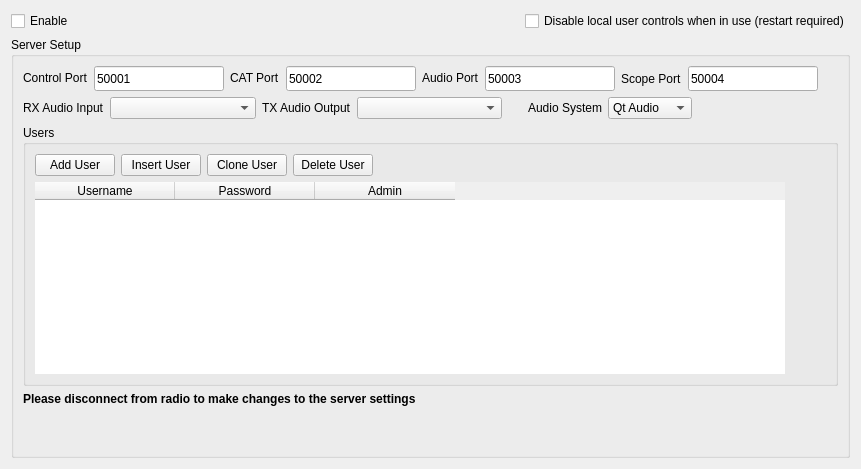
       <widget class="QWidget" name="radioServer">
        <layout class="QVBoxLayout" name="verticalLayout_27">
         <property name="sizeConstraint">
          <enum>QLayout::SetDefaultConstraint</enum>
         </property>
         <item>
          <layout class="QHBoxLayout" name="horizontalLayout_35">
           <item>
            <widget class="QCheckBox" name="serverEnableCheckbox">
             <property name="minimumSize">
              <size>
               <width>0</width>
               <height>20</height>
              </size>
             </property>
             <property name="maximumSize">
              <size>
               <width>16777215</width>
               <height>20</height>
              </size>
             </property>
             <property name="text">
              <string>Enable</string>
             </property>
            </widget>
           </item>
           <item>
            <spacer name="horizontalSpacer_24">
             <property name="orientation">
              <enum>Qt::Horizontal</enum>
             </property>
             <property name="sizeHint" stdset="0">
              <size>
               <width>20</width>
               <height>20</height>
              </size>
             </property>
            </spacer>
           </item>
           <item>
            <widget class="QCheckBox" name="serverDisableUIChk">
             <property name="text">
              <string>Disable local user controls when in use (restart required)</string>
             </property>
            </widget>
           </item>
          </layout>
         </item>
         <item>
          <layout class="QHBoxLayout" name="horizontalLayout_41">
           <item>
            <widget class="QGroupBox" name="serverSetupGroup">
             <property name="title">
              <string>Server Setup</string>
             </property>
             <layout class="QVBoxLayout" name="verticalLayout_31">
              <item>
               <layout class="QHBoxLayout" name="horizontalLayout_40">
                <item>
                 <widget class="QLabel" name="serverControlPortLabel">
                  <property name="minimumSize">
                   <size>
                    <width>0</width>
                    <height>20</height>
                   </size>
                  </property>
                  <property name="maximumSize">
                   <size>
                    <width>16777215</width>
                    <height>20</height>
                   </size>
                  </property>
                  <property name="text">
                   <string>Control Port</string>
                  </property>
                 </widget>
                </item>
                <item>
                 <widget class="QLineEdit" name="serverControlPortText">
                  <property name="sizePolicy">
                   <sizepolicy hsizetype="Expanding" vsizetype="Expanding">
                    <horstretch>0</horstretch>
                    <verstretch>0</verstretch>
                   </sizepolicy>
                  </property>
                  <property name="minimumSize">
                   <size>
                    <width>130</width>
                    <height>25</height>
                   </size>
                  </property>
                  <property name="maximumSize">
                   <size>
                    <width>130</width>
                    <height>25</height>
                   </size>
                  </property>
                  <property name="inputMask">
                   <string>99999</string>
                  </property>
                  <property name="text">
                   <string>50001</string>
                  </property>
                  <property name="frame">
                   <bool>true</bool>
                  </property>
                 </widget>
                </item>
                <item>
                 <widget class="QLabel" name="serverCATPortLabel">
                  <property name="sizePolicy">
                   <sizepolicy hsizetype="Preferred" vsizetype="Fixed">
                    <horstretch>0</horstretch>
                    <verstretch>0</verstretch>
                   </sizepolicy>
                  </property>
                  <property name="minimumSize">
                   <size>
                    <width>0</width>
                    <height>20</height>
                   </size>
                  </property>
                  <property name="maximumSize">
                   <size>
                    <width>16777215</width>
                    <height>20</height>
                   </size>
                  </property>
                  <property name="text">
                   <string>CAT Port</string>
                  </property>
                 </widget>
                </item>
                <item>
                 <widget class="QLineEdit" name="serverCivPortText">
                  <property name="minimumSize">
                   <size>
                    <width>130</width>
                    <height>25</height>
                   </size>
                  </property>
                  <property name="maximumSize">
                   <size>
                    <width>130</width>
                    <height>25</height>
                   </size>
                  </property>
                  <property name="inputMask">
                   <string>99999</string>
                  </property>
                  <property name="text">
                   <string>50002</string>
                  </property>
                 </widget>
                </item>
                <item>
                 <widget class="QLabel" name="serverAudioPortLabel">
                  <property name="minimumSize">
                   <size>
                    <width>0</width>
                    <height>20</height>
                   </size>
                  </property>
                  <property name="maximumSize">
                   <size>
                    <width>16777215</width>
                    <height>20</height>
                   </size>
                  </property>
                  <property name="text">
                   <string>Audio Port</string>
                  </property>
                 </widget>
                </item>
                <item>
                 <widget class="QLineEdit" name="serverAudioPortText">
                  <property name="minimumSize">
                   <size>
                    <width>130</width>
                    <height>25</height>
                   </size>
                  </property>
                  <property name="maximumSize">
                   <size>
                    <width>130</width>
                    <height>25</height>
                   </size>
                  </property>
                  <property name="inputMask">
                   <string>99999</string>
                  </property>
                  <property name="text">
                   <string>50003</string>
                  </property>
                 </widget>
                </item>
                <item>
                 <widget class="QLabel" name="serverScopePortLabel">
                  <property name="text">
                   <string>Scope Port</string>
                  </property>
                 </widget>
                </item>
                <item>
                 <widget class="QLineEdit" name="serverScopePortText">
                  <property name="minimumSize">
                   <size>
                    <width>130</width>
                    <height>25</height>
                   </size>
                  </property>
                  <property name="maximumSize">
                   <size>
                    <width>130</width>
                    <height>25</height>
                   </size>
                  </property>
                  <property name="inputMask">
                   <string>99999</string>
                  </property>
                  <property name="text">
                   <string>50004</string>
                  </property>
                 </widget>
                </item>
                <item>
                 <spacer name="horizontalSpacer_25">
                  <property name="orientation">
                   <enum>Qt::Horizontal</enum>
                  </property>
                  <property name="sizeHint" stdset="0">
                   <size>
                    <width>20</width>
                    <height>20</height>
                   </size>
                  </property>
                 </spacer>
                </item>
               </layout>
              </item>
              <item>
               <layout class="QHBoxLayout" name="serverAudioHorizLayout">
                <item>
                 <widget class="QLabel" name="label_33">
                  <property name="text">
                   <string>RX Audio Input</string>
                  </property>
                 </widget>
                </item>
                <item>
                 <widget class="QComboBox" name="serverRXAudioInputCombo">
                  <property name="sizePolicy">
                   <sizepolicy hsizetype="Expanding" vsizetype="Fixed">
                    <horstretch>0</horstretch>
                    <verstretch>0</verstretch>
                   </sizepolicy>
                  </property>
                  <property name="minimumSize">
                   <size>
                    <width>100</width>
                    <height>0</height>
                   </size>
                  </property>
                 </widget>
                </item>
                <item>
                 <widget class="QLabel" name="label_34">
                  <property name="text">
                   <string>TX Audio Output</string>
                  </property>
                 </widget>
                </item>
                <item>
                 <widget class="QComboBox" name="serverTXAudioOutputCombo">
                  <property name="sizePolicy">
                   <sizepolicy hsizetype="Expanding" vsizetype="Fixed">
                    <horstretch>0</horstretch>
                    <verstretch>0</verstretch>
                   </sizepolicy>
                  </property>
                  <property name="minimumSize">
                   <size>
                    <width>100</width>
                    <height>0</height>
                   </size>
                  </property>
                 </widget>
                </item>
                <item>
                 <spacer name="horizontalSpacer_5">
                  <property name="orientation">
                   <enum>Qt::Horizontal</enum>
                  </property>
                  <property name="sizeType">
                   <enum>QSizePolicy::Fixed</enum>
                  </property>
                  <property name="sizeHint" stdset="0">
                   <size>
                    <width>20</width>
                    <height>20</height>
                   </size>
                  </property>
                 </spacer>
                </item>
                <item>
                 <widget class="QLabel" name="label_44">
                  <property name="text">
                   <string>Audio System</string>
                  </property>
                 </widget>
                </item>
                <item>
                 <widget class="QComboBox" name="audioSystemServerCombo">
                  <item>
                   <property name="text">
                    <string>Qt Audio</string>
                   </property>
                  </item>
                  <item>
                   <property name="text">
                    <string>PortAudio</string>
                   </property>
                  </item>
                  <item>
                   <property name="text">
                    <string>RT Audio</string>
                   </property>
                  </item>
                 </widget>
                </item>
                <item>
                 <spacer name="horizontalSpacer_16">
                  <property name="orientation">
                   <enum>Qt::Horizontal</enum>
                  </property>
                  <property name="sizeHint" stdset="0">
                   <size>
                    <width>40</width>
                    <height>20</height>
                   </size>
                  </property>
                 </spacer>
                </item>
               </layout>
              </item>
              <item>
               <layout class="QHBoxLayout" name="horizontalLayout_32">
                <item>
                 <widget class="QGroupBox" name="groupBox_2">
                  <property name="title">
                   <string>Users</string>
                  </property>
                  <layout class="QVBoxLayout" name="verticalLayoutUsers">
                   <item>
                    <layout class="QHBoxLayout" name="usersButtonLayout">
                     <item>
                      <widget class="QPushButton" name="serverUsersAddBtn">
                       <property name="text">
                        <string>Add User</string>
                       </property>
                      </widget>
                     </item>
                     <item>
                      <widget class="QPushButton" name="serverUsersInsertBtn">
                       <property name="text">
                        <string>Insert User</string>
                       </property>
                      </widget>
                     </item>
                     <item>
                      <widget class="QPushButton" name="serverUsersCloneBtn">
                       <property name="text">
                        <string>Clone User</string>
                       </property>
                      </widget>
                     </item>
                     <item>
                      <widget class="QPushButton" name="serverUsersDeleteBtn">
                       <property name="text">
                        <string>Delete User</string>
                       </property>
                      </widget>
                     </item>
                     <item>
                      <spacer name="usersButtonSpacer">
                       <property name="orientation">
                        <enum>Qt::Horizontal</enum>
                       </property>
                       <property name="sizeHint" stdset="0">
                        <size>
                         <width>40</width>
                         <height>20</height>
                        </size>
                       </property>
                      </spacer>
                     </item>
                    </layout>
                   </item>
                   <item>
                    <widget class="tableWidget" name="serverUsersTable">
                     <property name="sizePolicy">
                      <sizepolicy hsizetype="Expanding" vsizetype="Expanding">
                       <horstretch>0</horstretch>
                       <verstretch>0</verstretch>
                      </sizepolicy>
                     </property>
                     <property name="minimumSize">
                      <size>
                       <width>400</width>
                       <height>160</height>
                      </size>
                     </property>
                     <property name="maximumSize">
                      <size>
                       <width>750</width>
                       <height>330</height>
                      </size>
                     </property>
                     <property name="frameShape">
                      <enum>QFrame::NoFrame</enum>
                     </property>
                     <property name="lineWidth">
                      <number>1</number>
                     </property>
                     <property name="midLineWidth">
                      <number>0</number>
                     </property>
                     <property name="editTriggers">
                      <set>QAbstractItemView::NoEditTriggers</set>
                     </property>
                     <property name="columnCount">
                      <number>3</number>
                     </property>
                     <attribute name="horizontalHeaderCascadingSectionResizes">
                      <bool>false</bool>
                     </attribute>
                     <attribute name="horizontalHeaderDefaultSectionSize">
                      <number>140</number>
                     </attribute>
                     <attribute name="horizontalHeaderShowSortIndicator" stdset="0">
                      <bool>false</bool>
                     </attribute>
                     <attribute name="horizontalHeaderStretchLastSection">
                      <bool>false</bool>
                     </attribute>
                     <attribute name="verticalHeaderVisible">
                      <bool>false</bool>
                     </attribute>
                     <attribute name="verticalHeaderShowSortIndicator" stdset="0">
                      <bool>false</bool>
                     </attribute>
                     <attribute name="verticalHeaderStretchLastSection">
                      <bool>false</bool>
                     </attribute>
                     <column>
                      <property name="text">
                       <string>Username</string>
                      </property>
                     </column>
                     <column>
                      <property name="text">
                       <string>Password</string>
                      </property>
                     </column>
                     <column>
                      <property name="text">
                       <string>Admin</string>
                      </property>
                     </column>
                    </widget>
                   </item>
                  </layout>
                 </widget>
                </item>
               </layout>
              </item>
              <item>
               <layout class="QHBoxLayout" name="horizontalLayout_15">
                <item>
                 <widget class="QLabel" name="serverDisconnectLabel">
                  <property name="text">
                   <string>&lt;html&gt;&lt;head/&gt;&lt;body&gt;&lt;p&gt;&lt;span style=&quot; font-weight:700;&quot;&gt;Please disconnect from radio to make changes to the server settings&lt;/span&gt;&lt;/p&gt;&lt;/body&gt;&lt;/html&gt;</string>
                  </property>
                 </widget>
                </item>
               </layout>
              </item>
              <item>
               <spacer name="verticalSpacer_7">
                <property name="orientation">
                 <enum>Qt::Vertical</enum>
                </property>
                <property name="sizeHint" stdset="0">
                 <size>
                  <width>20</width>
                  <height>40</height>
                 </size>
                </property>
               </spacer>
              </item>
             </layout>
            </widget>
           </item>
          </layout>
         </item>
        </layout>
       </widget>
